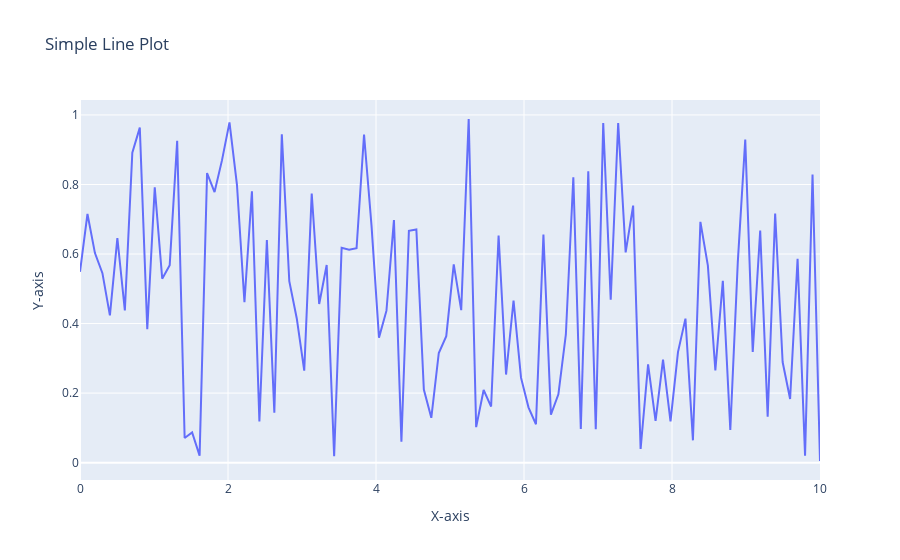

Write notebook code for a chart like this one.
### Markdown cell above
# 20. Using Plotly, create a basic line plot of a randomly generated dataset, label the axes, and set the title as'Simple Line Plot.

### Code cell
import plotly.graph_objects as go
import numpy as np

# Step 1: Generate random data
np.random.seed(0)  # For reproducibility
x = np.linspace(0, 10, 100)  # 100 points between 0 and 10
y = np.random.random(100)  # 100 random values between 0 and 1

# Step 2: Create the line plot
fig = go.Figure()

# Add the line plot to the figure
fig.add_trace(go.Scatter(x=x, y=y, mode='lines', name='Random Data'))

# Step 3: Label the axes and set the title
fig.update_layout(
    title='Simple Line Plot',
    xaxis_title='X-axis',
    yaxis_title='Y-axis'
)

# Show the plot
fig.show()
